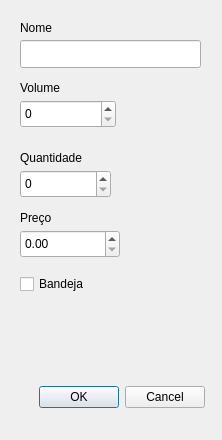
<?xml version="1.0" encoding="UTF-8"?>
<ui version="4.0">
 <class>Bebida</class>
 <widget class="QDialog" name="Bebida">
  <property name="geometry">
   <rect>
    <x>0</x>
    <y>0</y>
    <width>222</width>
    <height>440</height>
   </rect>
  </property>
  <property name="minimumSize">
   <size>
    <width>0</width>
    <height>0</height>
   </size>
  </property>
  <property name="maximumSize">
   <size>
    <width>240</width>
    <height>440</height>
   </size>
  </property>
  <property name="baseSize">
   <size>
    <width>240</width>
    <height>440</height>
   </size>
  </property>
  <property name="windowTitle">
   <string>Dialog</string>
  </property>
  <widget class="QLabel" name="label">
   <property name="geometry">
    <rect>
     <x>20</x>
     <y>20</y>
     <width>58</width>
     <height>16</height>
    </rect>
   </property>
   <property name="text">
    <string>Nome</string>
   </property>
  </widget>
  <widget class="QLineEdit" name="nome">
   <property name="geometry">
    <rect>
     <x>20</x>
     <y>40</y>
     <width>181</width>
     <height>28</height>
    </rect>
   </property>
  </widget>
  <widget class="QLabel" name="label_2">
   <property name="geometry">
    <rect>
     <x>20</x>
     <y>80</y>
     <width>58</width>
     <height>16</height>
    </rect>
   </property>
   <property name="text">
    <string>Volume</string>
   </property>
  </widget>
  <widget class="QSpinBox" name="volume">
   <property name="geometry">
    <rect>
     <x>20</x>
     <y>100</y>
     <width>96</width>
     <height>28</height>
    </rect>
   </property>
   <property name="maximum">
    <number>9999</number>
   </property>
  </widget>
  <widget class="QLabel" name="label_3">
   <property name="geometry">
    <rect>
     <x>20</x>
     <y>150</y>
     <width>81</width>
     <height>16</height>
    </rect>
   </property>
   <property name="text">
    <string>Quantidade</string>
   </property>
  </widget>
  <widget class="QSpinBox" name="quantidade">
   <property name="geometry">
    <rect>
     <x>20</x>
     <y>170</y>
     <width>91</width>
     <height>28</height>
    </rect>
   </property>
  </widget>
  <widget class="QCheckBox" name="bandeja">
   <property name="geometry">
    <rect>
     <x>20</x>
     <y>270</y>
     <width>71</width>
     <height>28</height>
    </rect>
   </property>
   <property name="text">
    <string>Bandeja</string>
   </property>
  </widget>
  <widget class="QDoubleSpinBox" name="preco">
   <property name="geometry">
    <rect>
     <x>20</x>
     <y>230</y>
     <width>100</width>
     <height>28</height>
    </rect>
   </property>
  </widget>
  <widget class="QLabel" name="label_4">
   <property name="geometry">
    <rect>
     <x>20</x>
     <y>210</y>
     <width>81</width>
     <height>16</height>
    </rect>
   </property>
   <property name="text">
    <string>Preço</string>
   </property>
  </widget>
  <widget class="QDialogButtonBox" name="buttonBox">
   <property name="geometry">
    <rect>
     <x>15</x>
     <y>380</y>
     <width>190</width>
     <height>34</height>
    </rect>
   </property>
   <property name="standardButtons">
    <set>QDialogButtonBox::Cancel|QDialogButtonBox::Ok</set>
   </property>
  </widget>
 </widget>
 <resources/>
 <connections/>
</ui>
